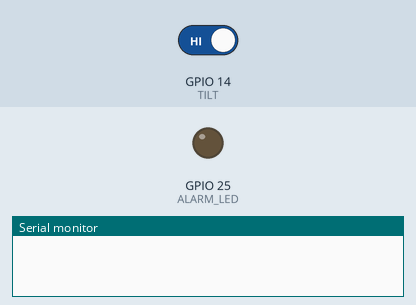
This sketch was run on a simulated ESP32. Parts: output pins drawn as LEDs (lit = HIGH), the last lines printed to the serial monitor. The inputs (shaded band) are chosen by the test bench; at power-on: GPIO 14 (TILT) HIGH.

Above: at 1.2 s.
1.3 s: GPIO 14 (TILT) driven LOW
At 1.6 s:
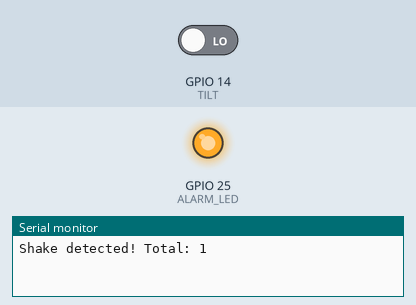
Timing chart, 0 to 4.3 s (numbered marks = the images above; inputs shaded):
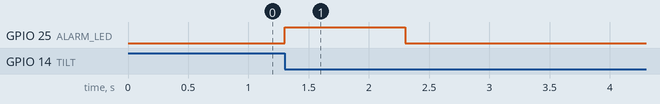

The sketch:

L03_ShakeAlarm.ino
```cpp
// Lesson 3: Shake alarm
// Tilt switch on pin 14 (other leg to GND), red LED on 25.

const int TILT = 14;
const int ALARM_LED = 25;

int lastTilt;
int shakes = 0;

void setup() {
  Serial.begin(115200);
  pinMode(TILT, INPUT_PULLUP);
  pinMode(ALARM_LED, OUTPUT);
  lastTilt = digitalRead(TILT);
}

void loop() {
  int tilt = digitalRead(TILT);

  if (tilt != lastTilt) {
    shakes = shakes + 1;
    Serial.print("Shake detected! Total: ");
    Serial.println(shakes);

    digitalWrite(ALARM_LED, HIGH);
    delay(1000);
    digitalWrite(ALARM_LED, LOW);

    lastTilt = digitalRead(TILT);
  }
}
```

Measured:
- after the input at 1.3 s, GPIO 25 (ALARM_LED): LOW → HIGH at once, → LOW 1.0 s later
